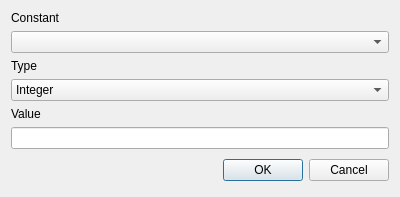
<?xml version="1.0" encoding="UTF-8"?>
<ui version="4.0">
 <class>Dialog</class>
 <widget class="QDialog" name="Dialog">
  <property name="geometry">
   <rect>
    <x>0</x>
    <y>0</y>
    <width>400</width>
    <height>188</height>
   </rect>
  </property>
  <property name="windowTitle">
   <string>Dialog</string>
  </property>
  <layout class="QVBoxLayout" name="verticalLayout">
   <item>
    <widget class="QLabel" name="label">
     <property name="text">
      <string>Constant</string>
     </property>
    </widget>
   </item>
   <item>
    <widget class="QComboBox" name="ConstantNameComboBox"/>
   </item>
   <item>
    <widget class="QLabel" name="label_2">
     <property name="text">
      <string>Type</string>
     </property>
    </widget>
   </item>
   <item>
    <widget class="QComboBox" name="TypeComboBox">
     <item>
      <property name="text">
       <string>Integer</string>
      </property>
     </item>
     <item>
      <property name="text">
       <string>Unsinged Integer</string>
      </property>
     </item>
     <item>
      <property name="text">
       <string>Char</string>
      </property>
     </item>
     <item>
      <property name="text">
       <string>Float</string>
      </property>
     </item>
     <item>
      <property name="text">
       <string>Double</string>
      </property>
     </item>
    </widget>
   </item>
   <item>
    <widget class="QLabel" name="label_3">
     <property name="text">
      <string>Value</string>
     </property>
    </widget>
   </item>
   <item>
    <widget class="QLineEdit" name="ValueLineEidt"/>
   </item>
   <item>
    <layout class="QHBoxLayout">
     <property name="spacing">
      <number>6</number>
     </property>
     <property name="leftMargin">
      <number>0</number>
     </property>
     <property name="topMargin">
      <number>0</number>
     </property>
     <property name="rightMargin">
      <number>0</number>
     </property>
     <property name="bottomMargin">
      <number>0</number>
     </property>
     <item>
      <spacer>
       <property name="orientation">
        <enum>Qt::Horizontal</enum>
       </property>
       <property name="sizeHint" stdset="0">
        <size>
         <width>131</width>
         <height>31</height>
        </size>
       </property>
      </spacer>
     </item>
     <item>
      <widget class="QPushButton" name="okButton">
       <property name="text">
        <string>OK</string>
       </property>
      </widget>
     </item>
     <item>
      <widget class="QPushButton" name="cancelButton">
       <property name="text">
        <string>Cancel</string>
       </property>
      </widget>
     </item>
    </layout>
   </item>
  </layout>
 </widget>
 <resources/>
 <connections>
  <connection>
   <sender>okButton</sender>
   <signal>clicked()</signal>
   <receiver>Dialog</receiver>
   <slot>accept()</slot>
   <hints>
    <hint type="sourcelabel">
     <x>278</x>
     <y>253</y>
    </hint>
    <hint type="destinationlabel">
     <x>96</x>
     <y>254</y>
    </hint>
   </hints>
  </connection>
  <connection>
   <sender>cancelButton</sender>
   <signal>clicked()</signal>
   <receiver>Dialog</receiver>
   <slot>reject()</slot>
   <hints>
    <hint type="sourcelabel">
     <x>369</x>
     <y>253</y>
    </hint>
    <hint type="destinationlabel">
     <x>179</x>
     <y>282</y>
    </hint>
   </hints>
  </connection>
 </connections>
</ui>
